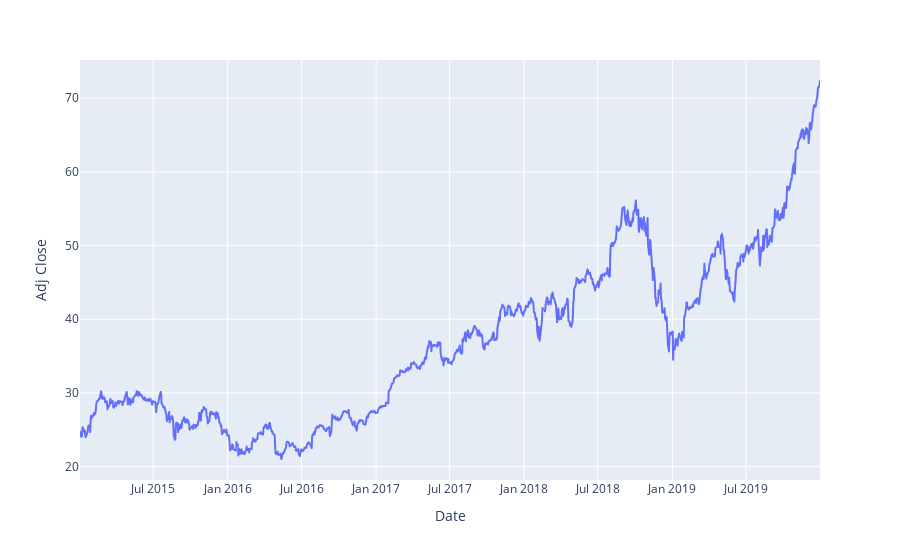

The code cell stored with this chart in its notebook:
### Code cell
import plotly.express as px

fig = px.line(df, x=df.index, y="Adj Close")
fig.show()

### Figure 1 — Plotly figure (JSON) as saved in the notebook; plotly's stock layout.template omitted (floating-point values rounded to 4 significant figures; data arrays with more than 128 entries replaced by an {"elided": "..."} marker saying what was removed)
{"data": [{"hovertemplate": "Date=%{x}<br>Adj Close=%{y}<extra></extra>", "legendgroup": "", "line": {"color": "#636efa", "dash": "solid"}, "marker": {"symbol": "circle"}, "mode": "lines", "name": "", "showlegend": false, "type": "scattergl", "x": {"elided": "1258 str values"}, "xaxis": "x", "y": {"elided": "1258 float values"}, "yaxis": "y"}], "layout": {"legend": {"tracegroupgap": 0}, "margin": {"t": 60}, "xaxis": {"anchor": "y", "domain": [0, 1], "title": {"text": "Date"}}, "yaxis": {"anchor": "x", "domain": [0, 1], "title": {"text": "Adj Close"}}}}
